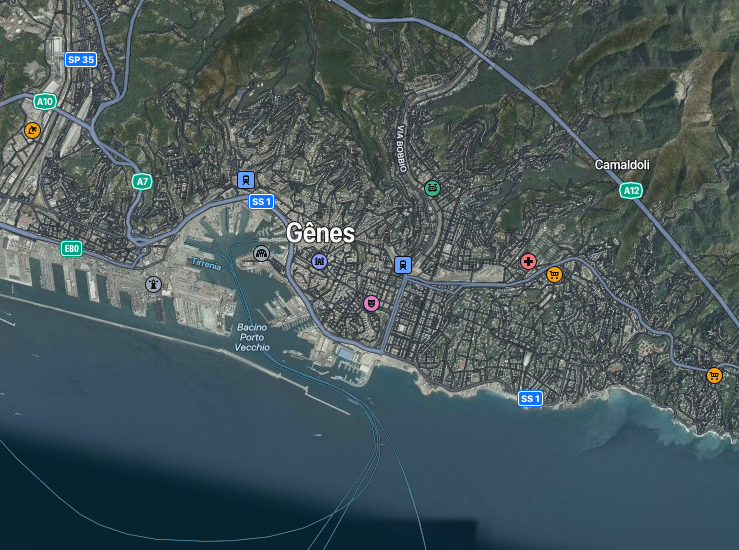
#> input picture Genova.png, 739 x 550 px
$ jupyter execute --allow-errors ocr.ipynb
#> lines starting #> are read from the running program, lines starting #| are printed output that depends on the picture; after the words box and inside, x2 and y2 are one past the last pixel; in counts of white or black regions, pixels touching at a corner belong together
[cell 1]
from img2table.document import PDF
from img2table.document import Image
from img2table.ocr import TesseractOCR
import pytesseract
pytesseract.pytesseract.tesseract_cmd = r'C:\Program Files\Tesseract-OCR\tesseract.exe'

from img2table.document import Image

src="Extrait_IQOA_data.png"
#> (the rest of this cell did not finish here and is left out)

[cell 2]
import cv2
import pytesseract
import json
from pytesseract import Output

# Load the image
image_path = 'Genova.png'
image = cv2.imread(image_path)
#> image is the input picture: shape (550, 739, 3); mean B, G, R 90.6, 87.7, 72.6

# Convert the image to grayscale
gray_image = cv2.cvtColor(image, cv2.COLOR_BGR2GRAY)
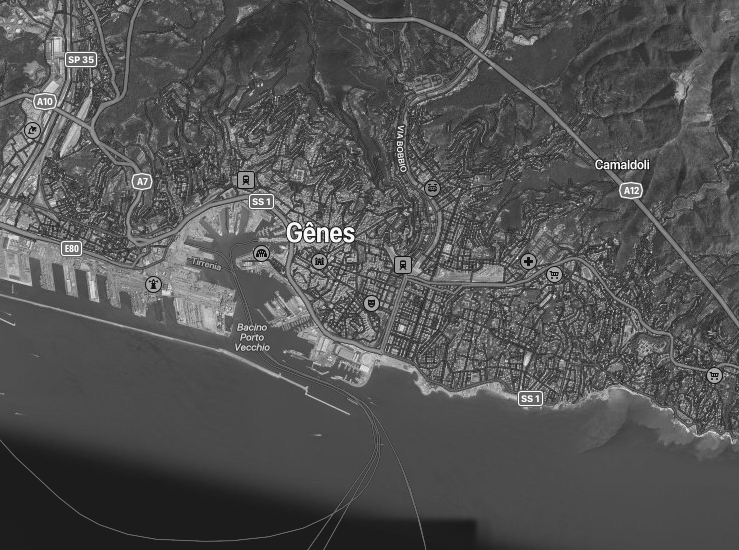
#> gray_image: shape (550, 739); min 4, max 255, mean 83.5

# Thresholding
_, thresholded_image = cv2.threshold(gray_image, 220, 255, cv2.THRESH_BINARY)
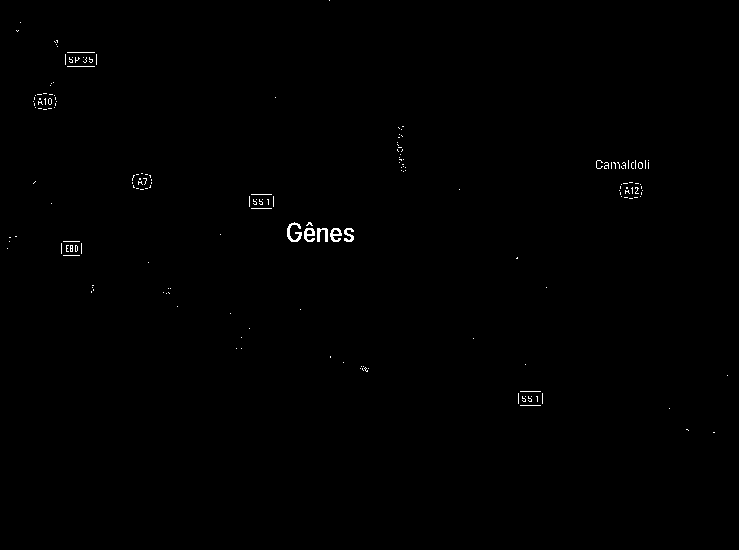
#> thresholded_image: shape (550, 739); 0.34% white in thin lines or dots, all inside (x1, y1, x2, y2) = (7, 0, 728, 433)

# Perform OCR using Tesseract
#> (the rest of this cell did not finish here and is left out)
